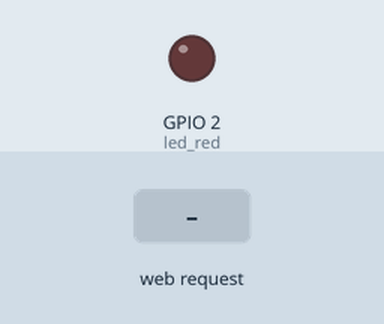
Recording of a sketch running on a simulated ESP8266 (NodeMCU). Shown: output pins drawn as LEDs (lit = HIGH). The test bench sets the inputs (shaded band). WiFi joins after 1.5 s; servers stay silent unless stated; what the sketch prints to the serial monitor is not drawn.

Above: at 3.3 s.
3.4 s: HTTP request GET / received
At 3.8 s:
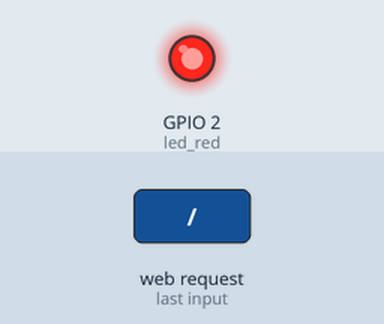
Timing chart, 0 to 6.4 s (numbered marks = the images above; inputs shaded):
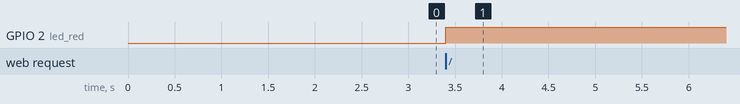

Measured:
- after the input at 3.4 s, GPIO 2 (led_red): LOW → HIGH at once

The sketch:

WI.ino
```cpp
#include <ESP8266WiFi.h>
#include <ESP8266WebServer.h>
#define led_red 2//D4
constexpr auto pinSensor = 0;
const char* ssid = "Filyak";
const char* password = "12346789";
ESP8266WebServer server(80);
const int AirValue = 712;   //калибровка
const int WaterValue = 275;  //калибровка
int hum;
void setup() {
pinMode(led_red, OUTPUT);
  Serial.begin(115200);
  delay(100);
  Serial.println("Connecting to ");
  Serial.println(ssid);
  WiFi.begin(ssid, password);
  while (WiFi.status() != WL_CONNECTED) {
  delay(1000);
  Serial.print(".");
  }
  Serial.println("");
  Serial.println("WiFi connected..!");
  Serial.print("Got IP: ");  Serial.println(WiFi.localIP());
  server.on("/", handle_OnConnect);
  server.onNotFound(handle_NotFound);
  server.begin();
  Serial.println("HTTP server started");
}
void loop() {
  // int valueSensor = analogRead(pinSensor);//*
  //Serial.println(valueSensor);//*
  server.handleClient();
}

void handle_OnConnect() {

  digitalWrite(led_red, HIGH);
  int valueSensor = analogRead(pinSensor);
  hum = map(valueSensor, AirValue, WaterValue, 0, 100);
  server.send(200, "text/html", SendHTML(hum,hum));
}
void handle_NotFound(){
  server.send(404, "text/plain", "Not found");
    digitalWrite(led_red, LOW);
}
String SendHTML(float Temperaturestat,float Humiditystat){
  String ptr = "<!DOCTYPE html> <html>\n";
  ptr +="<meta http-equiv=\"Content-type\" content=\"text/html; charset=utf-8\"><head><meta name=\"viewport\" content=\"width=device-width, initial-scale=1.0, user-scalable=no\">\n";
  ptr +="<link href=\"https://fonts.googleapis.com/css?family=Open+Sans:300,400,600\" rel=\"stylesheet\">\n";
  ptr +="<title>Информация о температуре</title>\n";
  ptr +="<style>html { font-family: 'Open Sans', sans-serif; display: block; margin: 0px auto; text-align: center;color: #333333;}\n";
  ptr +="body{margin-top: 50px;}\n";
  ptr +="h1 {margin: 50px auto 30px;}\n";
  ptr +=".side-by-side{display: inline-block;vertical-align: middle;position: relative;}\n";
  ptr +=".humidity-icon{background-color: #3498db;width: 30px;height: 30px;border-radius: 50%;line-height: 36px;}\n";
  ptr +=".humidity-text{font-weight: 600;padding-left: 15px;font-size: 19px;width: 160px;text-align: left;}\n";
  ptr +=".humidity{font-weight: 300;font-size: 60px;color: #3498db;}\n";
  ptr +=".temperature-icon{background-color: #f39c12;width: 30px;height: 30px;border-radius: 50%;line-height: 40px;}\n";
  ptr +=".temperature-text{font-weight: 600;padding-left: 15px;font-size: 19px;width: 160px;text-align: left;}\n";
  ptr +=".temperature{font-weight: 300;font-size: 60px;color: #f39c12;}\n";
  ptr +=".superscript{font-size: 17px;font-weight: 600;position: absolute;right: -20px;top: 15px;}\n";
  ptr +=".data{padding: 10px;}\n";
  ptr +="</style>\n";
  ptr +="<meta http-equiv=\"refresh\" content=\"2\" >\n";
  ptr +="<script>\n";
  ptr +="setInterval(loadDoc,200);\n";
  ptr +="function loadDoc() {\n";
  ptr +="var xhttp = new XMLHttpRequest();\n";
  ptr +="xhttp.onreadystatechange = function() {\n";
  ptr +="if (this.readyState == 4 && this.status == 200) {\n";
  ptr +="document.getElementById(\"webpage\").innerHTML =this.responseText}\n";
  ptr +="};\n";
  ptr +="xhttp.open(\"GET\", \"/\", true);\n";
  ptr +="xhttp.send();\n";
  ptr +="}\n";
  ptr +="</script>\n";
  ptr +="</head>\n";
  ptr +="<body>\n";
  ptr +="<div id=\"webpage\">\n";
  ptr +="<h1>Позывной манго</h1>\n";
   ptr +="<div class=\"data\">\n";
   ptr +="<div class=\"side-by-side humidity-icon\">\n";
   ptr +="<svg version=\"1.1\" id=\"Layer_2\" xmlns=\"http://www.w3.org/2000/svg\" xmlns:xlink=\"http://www.w3.org/1999/xlink\" x=\"0px\" y=\"0px\"\n\"; width=\"12px\" height=\"17.955px\" viewBox=\"0 0 13 17.955\" enable-background=\"new 0 0 13 17.955\" xml:space=\"preserve\">\n";
   ptr +="<path fill=\"#FFFFFF\" d=\"M1.819,6.217C3.139,4.064,6.5,0,6.5,0s3.363,4.064,4.681,6.217c1.793,2.926,2.133,5.05,1.571,7.057\n";
   ptr +="c-0.438,1.574-2.264,4.681-6.252,4.681c-3.988,0-5.813-3.107-6.252-4.681C-0.313,11.267,0.026,9.143,1.819,6.217\"></path>\n";
   ptr +="</svg>\n";
   ptr +="</div>\n";
   ptr +="<div class=\"side-by-side humidity-text\">Влажность</div>\n";
   ptr +="<div class=\"side-by-side humidity\">";
   ptr +=(int)Humiditystat;
   ptr +="<span class=\"superscript\">%</span></div>\n";
   ptr +="</div>\n";
  ptr +="</div>\n";
  ptr +="</body>\n";
  ptr +="</html>\n";
  return ptr;
}
```
